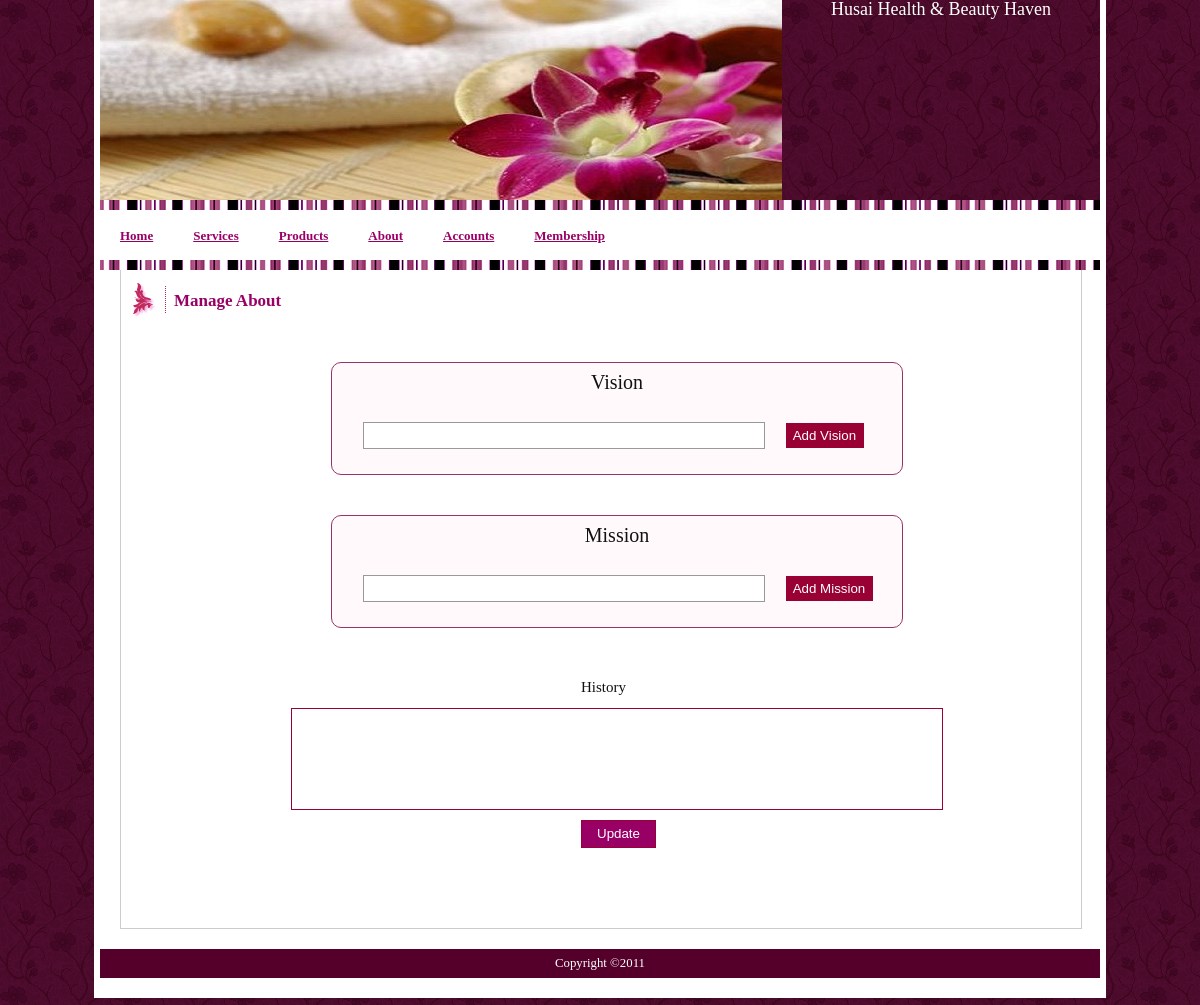
The app's page /about/index.php (signed in), older data.
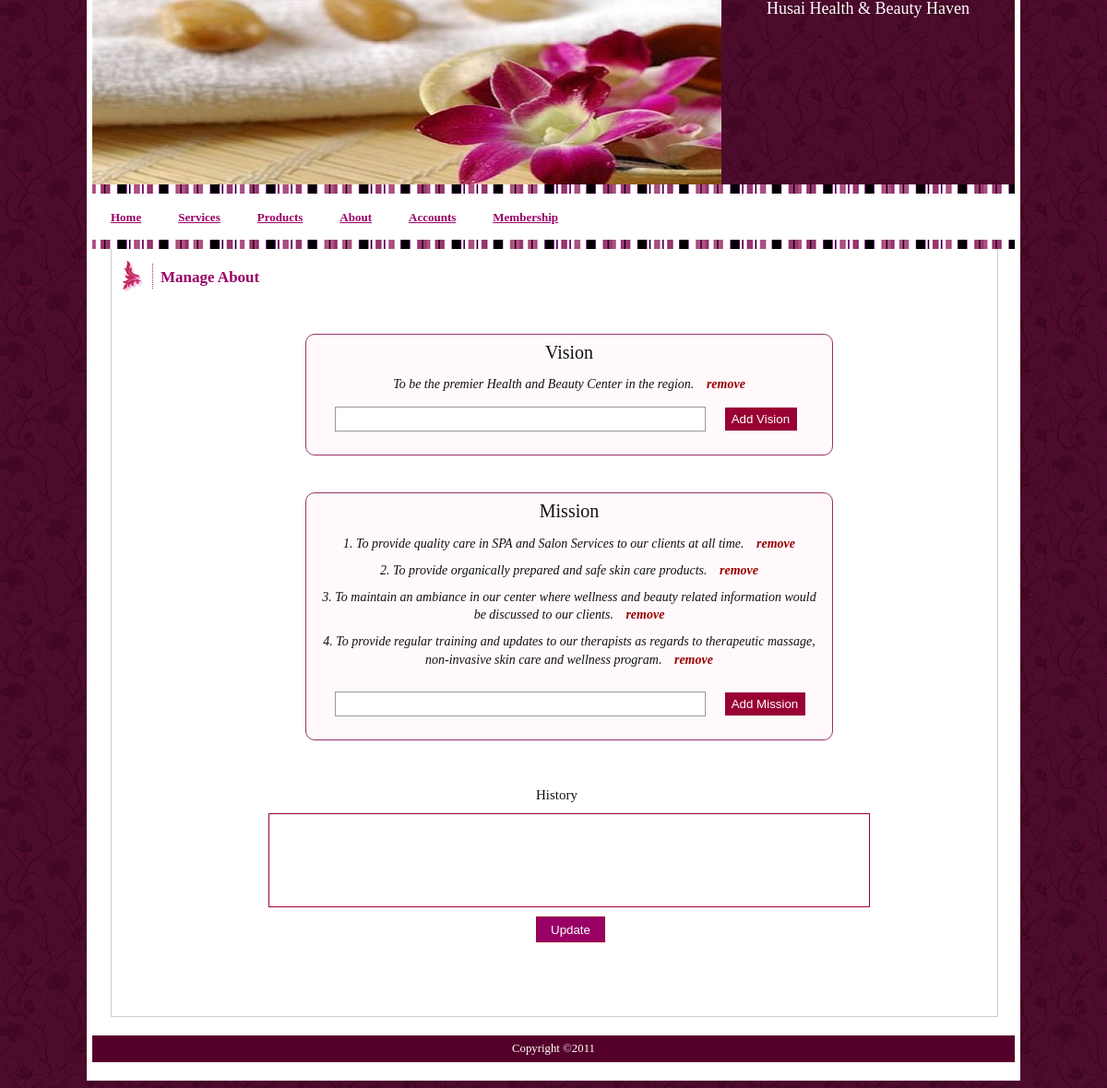
The same page, newer data.
### application/views/about/about-admin.php (the view, shortened to what this page needs)
<?php
$husai_vision = mysql_query("SELECT * FROM Husai_Vision");
$husai_mission = mysql_query("SELECT * FROM Husai_Mission");
?>
<!DOCTYPE html PUBLIC "-//W3C//DTD XHTML 1.0 Transitional//EN" "http://www.w3.org/TR/xhtml1/DTD/xhtml1-transitional.dtd">
<html
	xmlns="http://www.w3.org/1999/xhtml">
<head>
<link rel="stylesheet" type="text/css" href="../css/about.css"
	media="screen" />
<link rel="stylesheet" type="text/css" href="../css/adminstyle.css"
	media="screen" />
<link rel="stylesheet" type="text/css" href="../css/updatecss.css" media="screen" />
<link rel="stylesheet" type="text/css" href="../css/style.css"
	media="screen" />
</head>
<body onload="document.login_form.username.focus();">
	<div id="wrapper">
		<div id="header-left">
			<img src="../images/purplelogo.jpg">
		</div>
		<div id="header-right">Husai Health & Beauty Haven</div>
		<div id="upper-nav-border">
			<img src="../images/purplebottom.png">
		</div>
		<div id="nav">
			<ul>
				<li><a href="../">Home</a></li>
				<li><a href="../services">Services</a></li>
				<li><a href="../products">Products</a></li>
				<li><a href="../about">About</a></li>
				 <?php require '../../application/views/includelinks.php';?>
  	    </ul>
		</div>
		<div id="upper-nav-border">
			<img src="../images/purplebottom.png">
		</div>
		<div id="content-left-admin">
			<table id="page-title">
				<tr>
					<td><img src="../images/purpletitle.png" /></td>
					<td>Manage About</td>
				</tr>
			</table>
            <div id = "vision-div">
            	<p id = "vision-header"> Vision </p>
                <?php
				while($row = mysql_fetch_array($husai_vision)){
					echo '<p id = "vision-p">'.$row["Vision"].'<span><a href = "../about/delete-vision.php?id='.$row["id"].'"> remove</a></span></p>';
				}
				?>
                <form method="post" action="add-vision.php">
                    <table cellspacing="15">
                        	<tr>
                            	<td width="414"><input type = "text" name = "vision_entry" id = "newVisionText" /> </td>
                                <td width="77"><input type = "submit" value = "  Add Vision  " id = "addVisionButton" /> </td>
                            </tr>
                     </table>
                </form>
           </div>
			<div id = "mission-div">
            	<p id = "mission-header">Mission</p>
                <?php
				while($row = mysql_fetch_array($husai_mission)){
					echo '<p id = "mission-p">'.$row["Mission"].'<span><a href = "../about/delete-mission.php?id='.$row["id"].'"> remove</a></span></p>';
				}
				?>
                <form method="post" action="add-mission.php">
                	<table cellspacing="15">
                        	<tr>
                            	<td width="414"><input type = "text" name = "mission_entry" id = "newVisionText" /> </td>
                                <td width="77"><input type = "submit" value = "  Add Mission  " id = "addVisionButton" /> </td>
                            </tr>
                     </table>
                </form>
            </div>
            <div id = "history-div">
                 <p id = "historylabel">History</p>
                <form method="post" action="update-history.php">
                    <textarea style="resize: none;" wrap="default"  name = "history_entry"><?php
				?></textarea>
                    <input type="submit" value = "Update"/>
               </form>
            </div>
		</div>
		<div id="footer">
			<p id="fw-foottext" class="fw-footertext">Copyright ©2011</p>
		</div>
	</div>
</body>
</html>

Row changes from the older to the newer data that the page shows:
added husai_vision: Vision "To be the premier Health and Beauty Center in the region."
added husai_mission: Mission "1. To provide quality care in SPA and Salon Services to our clients at all time."
added husai_mission: Mission "2. To provide organically prepared and safe skin care products."
added husai_mission: Mission "3. To maintain an ambiance in our center where wellness and beauty related information would be discussed to our clients."
added husai_mission: Mission "4. To provide regular training and updates to our therapists as regards to therapeutic massage, non-invasive skin care and wellness program."
